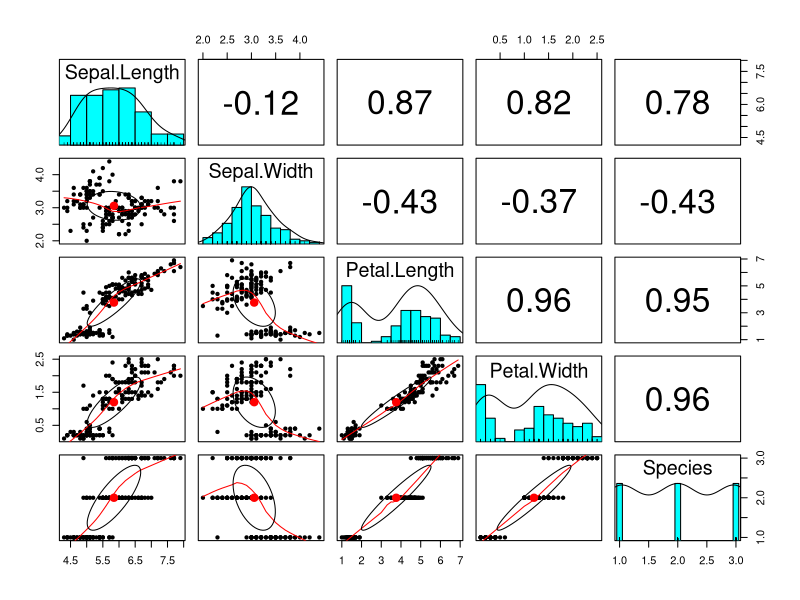
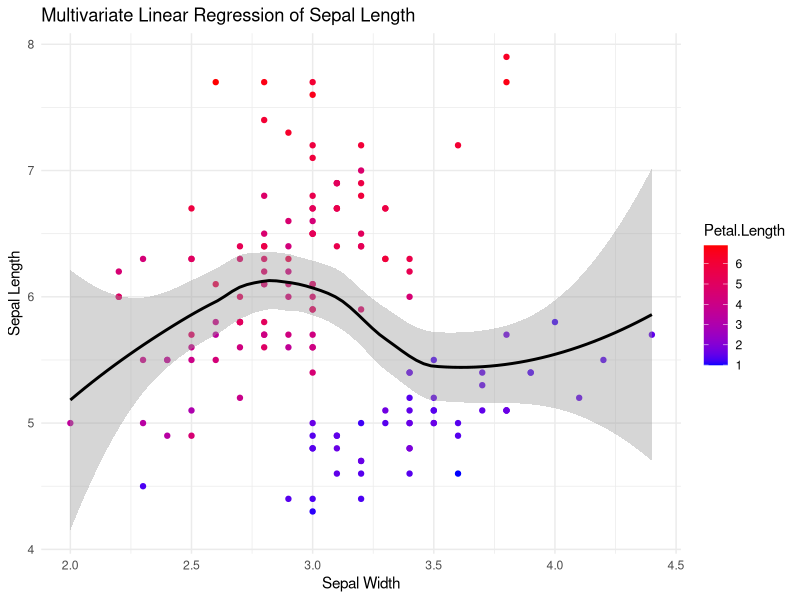
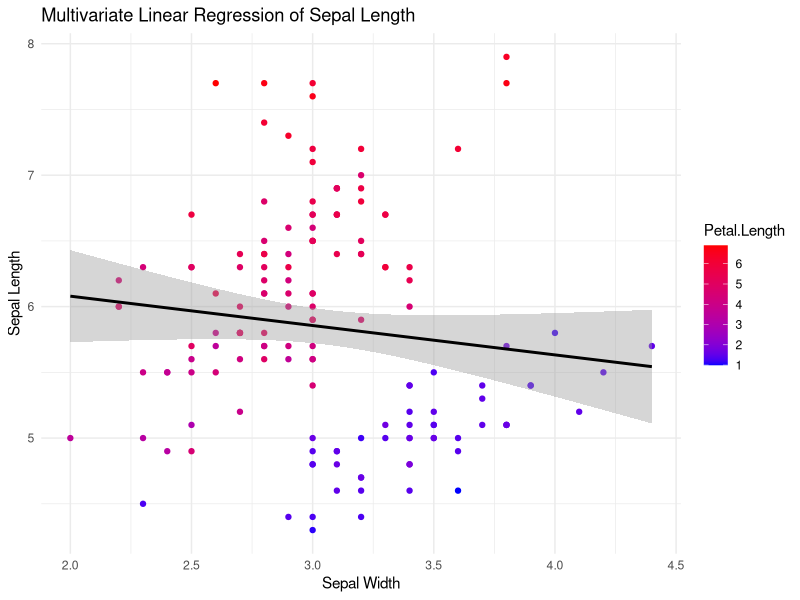

These figures' R source, in order:
rm(list = ls()) # clear out the variables from memory to make a clean execution of the code.

# If you want to remove all previous plots and clear the console, run the following two lines.
graphics.off() # clear out all plots from previous work.

cat("\014") # clear the console

#library(tidyverse)
# A better way to code...
# Find out if the library is not already installed and\
# if not, install the library and then load it.

if(!require('tidyverse')) {
  install.packages('tidyverse')
  library('tidyverse')
}
if(!require('psych')) {
  install.packages('psych')
  library('psych')
}
# Load the iris dataset
data(iris)


# Check correlations among selected variables
correlations <- cor(iris[, c("Sepal.Length", "Sepal.Width", "Petal.Length")])
print(correlations)

# another way to complete an all-against-all correlation analysis
pairs.panels(iris)

# Fit the linear model
model <- lm(Sepal.Length ~ Sepal.Width + Petal.Length, data = iris)

# Display the summary of the model
summary(model)

# Create a ggplot with smooth line
ggplot(iris, aes(x = Sepal.Width, y = Sepal.Length, color = Petal.Length)) +
  geom_point() +
  geom_smooth(se = TRUE, color = "black") +
  labs(title = "Multivariate Linear Regression of Sepal Length",
       x = "Sepal Width",
       y = "Sepal Length") +
  scale_color_gradient(low = "blue", high = "red") +
  theme_minimal()




# Create a ggplot with the linear model as smooth line
ggplot(iris, aes(x = Sepal.Width, y = Sepal.Length, color = Petal.Length)) +
  geom_point() +
  geom_smooth(method = "lm", se = TRUE, color = "black") +
  labs(title = "Multivariate Linear Regression of Sepal Length",
       x = "Sepal Width",
       y = "Sepal Length") +
  scale_color_gradient(low = "blue", high = "red") +
  theme_minimal()


